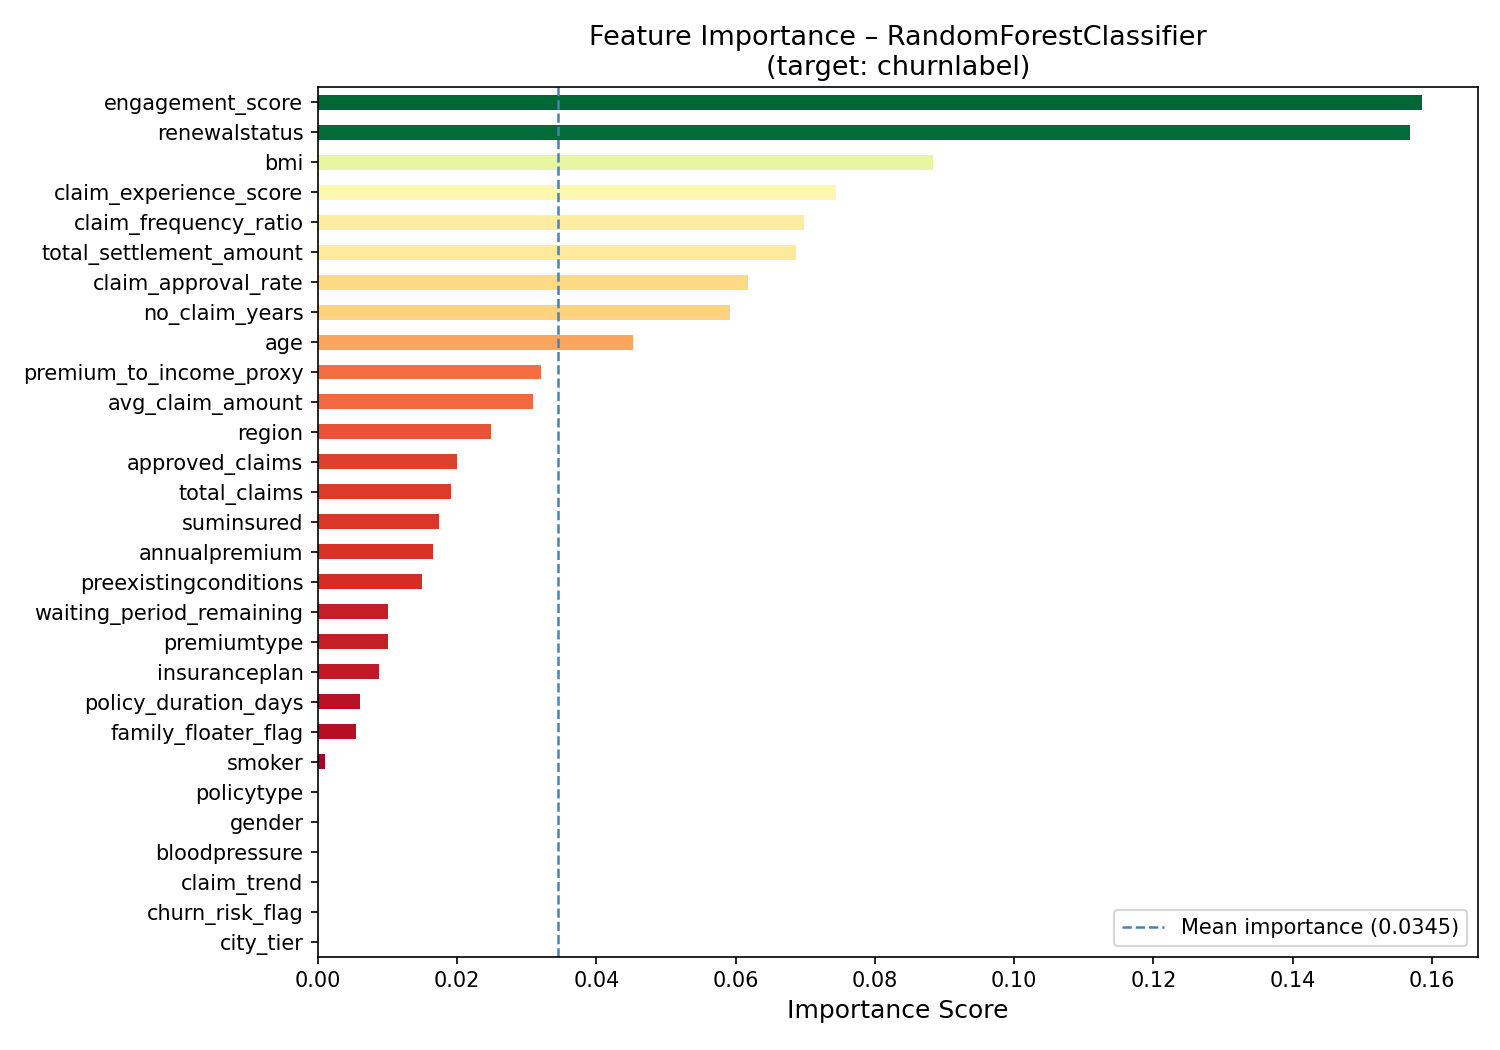

Source code (Python):
import matplotlib
matplotlib.use("Agg")  # non-interactive backend for script execution
import matplotlib.pyplot as plt
import pandas as pd
from sklearn.ensemble import RandomForestClassifier

from prepare_for_modeling import X, y  # X: DataFrame, y: Series

# ── Fit RandomForestClassifier ────────────────────────────────────────────────
rf = RandomForestClassifier(n_estimators=100, random_state=42)
rf.fit(X, y)

# ── Feature importances ───────────────────────────────────────────────────────
importances = pd.Series(rf.feature_importances_, index=X.columns)
importances_sorted = importances.sort_values(ascending=False)

print("\n" + "=" * 50)
print("Feature Importance (RandomForestClassifier)")
print("=" * 50)
for rank, (feat, score) in enumerate(importances_sorted.items(), start=1):
    print(f"  {rank:>2}. {feat:<35s}  {score:.4f}")

# ── Plot ──────────────────────────────────────────────────────────────────────
fig, ax = plt.subplots(figsize=(10, 7))
colors = plt.cm.RdYlGn(importances_sorted.values / importances_sorted.values.max())
importances_sorted.plot(kind="barh", ax=ax, color=colors)

ax.invert_yaxis()  # most important feature at the top
ax.set_xlabel("Importance Score", fontsize=12)
ax.set_title("Feature Importance – RandomForestClassifier\n(target: churnlabel)", fontsize=13)
ax.axvline(x=importances_sorted.mean(), color="steelblue", linestyle="--",
           linewidth=1.2, label=f"Mean importance ({importances_sorted.mean():.4f})")
ax.legend(fontsize=10)
plt.tight_layout()

output_path = "feature_importance.png"
plt.savefig(output_path, dpi=150)
print(f"\nPlot saved to: {output_path}")
